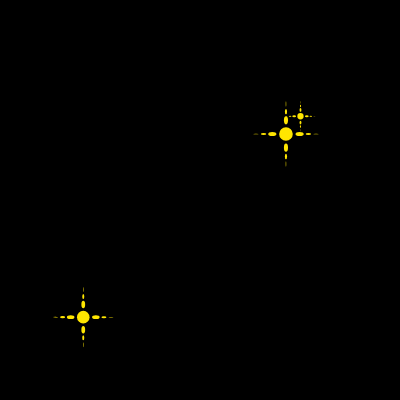
Frame 1 (no input)
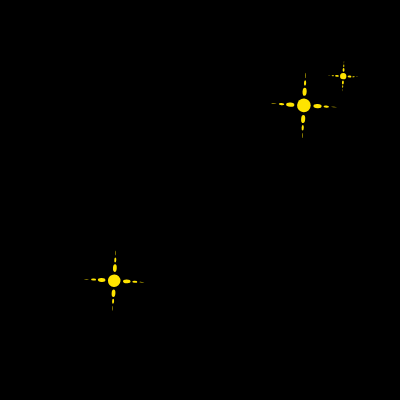
Frame 60 (no input)
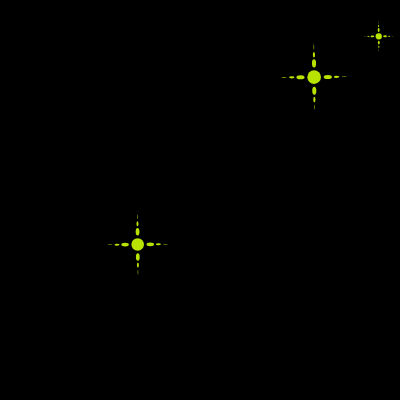
Frame 120 (the mouse pressed at the canvas centre since frame 60)

The p5.js sketch that drew these frames (run headless with seeded random() and noise() and a simulated clock; from frame 60 on, the mouse is pressed at the canvas centre):

// p5.js sketch
// ── sketch.js
let x, y, size;
let angle;
let pacex;
let pace;
let s;
let rotations;
let rotationsX;
let r, g, b, colorchange;
let disappear;
let ds, d;
let my;

function setup() {
  createCanvas(400, 400);
  // x = [random(0, width),random(0, width),random(0, width)];
  // y = [random(0, height),random(0, height),random(0, height)];
  x = [random(0, width), random(0, width), random(0, width)];
  y = [random(0, height), random(0, height), random(0, height)];
  size = [random(20, 50), random(20, 50), random(10, 20)];
  angle = [];
  pace = [random(0.2, 0.8), random(0.2, 0.8), random(0.2, 0.8)];
  pacex = [random(0.2, 0.8), random(0.2, 0.8), random(0.2, 0.8)];
  rotations = [true, true, true];
  rotationsX = [true, true, true];
  disappear = 255;
}

function draw() {
  background(0);
  for (i = 0; i < 3; i += 1) {
    fishmove(i);
    push();
    translate(x[i], y[i] - size[i] * 0.14);
    s = sin(frameCount * 0.05);
    rotate((angle[i] / 8) * s);
    let my = map(y[i],0, height, 0, 10)
    if (rotations[i] == false) {
      rotate((PI * my) );
      my = -my;
    }
    if (rotationsX[i] == false) {
      console.log("hh");
      rotate((PI * my));
      my = -my
    }
    if (sin(frameCount * 0.05) < 0) {
      rotate((angle[i] / 8) * -s * 2);
    }

    teridyfish(0, 0, size[i]);
    pop();

    if (y[i] < -30 || y[i] > height + 30) {
      pace[i] = -pace[i];
      rotations[i] = !rotations[i];
    }
    if (x[i] < -30 || x[i] > width + 30) {
      pacex[i] = -pacex[i];
      rotationsX[i] = !rotationsX[i];
    }
  }
}

function teridyfish(px, py, psize) {
  noStroke();
  //   change color based on distance
  let d = dist(px, py, mouseX, mouseY);
  let ds = map(d, 0, width, 0, 100);
  r = 255 - ds;
  g = 230 - frameCount * (psize / 1000);
  b = 0;
  fill(r, g, b, disappear);

  if (g < 110) {
    disappear -= frameCount * 0.0005;
    console.log("gg");
    fill(r, g, b, disappear);

    circle(px, py, psize * 0.5);

    ellipse(px, py + psize * 0.5, psize * 0.15, psize * 0.3);
    ellipse(px, py - psize * 0.5, psize * 0.15, psize * 0.3);
    ellipse(px + psize * 0.5, py, psize * 0.3, psize * 0.15);
    ellipse(px - psize * 0.5, py, psize * 0.3, psize * 0.15);

    ellipse(px, py + psize * 0.82, psize * 0.08, psize * 0.2);
    ellipse(px, py - psize * 0.82, psize * 0.08, psize * 0.2);
    ellipse(px + psize * 0.82, py, psize * 0.2, psize * 0.08);
    ellipse(px - psize * 0.82, py, psize * 0.2, psize * 0.08);

    ellipse(px, py + psize * 1.1, psize * 0.02, psize * 0.2);
    ellipse(px, py - psize * 1.1, psize * 0.02, psize * 0.2);
    ellipse(px + psize * 1.1, py, psize * 0.2, psize * 0.02);
    ellipse(px - psize * 1.1, py, psize * 0.2, psize * 0.02);
  } else {
    fill(r, g, b, disappear);

    circle(px, py, psize * 0.5);

    ellipse(px, py + psize * 0.5, psize * 0.15, psize * 0.3);
    ellipse(px, py - psize * 0.5, psize * 0.15, psize * 0.3);
    ellipse(px + psize * 0.5, py, psize * 0.3, psize * 0.15);
    ellipse(px - psize * 0.5, py, psize * 0.3, psize * 0.15);

    ellipse(px, py + psize * 0.82, psize * 0.08, psize * 0.2);
    ellipse(px, py - psize * 0.82, psize * 0.08, psize * 0.2);
    ellipse(px + psize * 0.82, py, psize * 0.2, psize * 0.08);
    ellipse(px - psize * 0.82, py, psize * 0.2, psize * 0.08);

    ellipse(px, py + psize * 1.1, psize * 0.02, psize * 0.2);
    ellipse(px, py - psize * 1.1, psize * 0.02, psize * 0.2);
    ellipse(px + psize * 1.1, py, psize * 0.2, psize * 0.02);
    ellipse(px - psize * 1.1, py, psize * 0.2, psize * 0.02);
  }

  if (disappear < 150) {
    pace[i] = pace[i] * 0.99;
  }

  //console.log(x)
}

function fishmove(t) {
  // x[t] = x[t] + 5 * cos(frameCount * 0.05);

  let x_angle = sin(frameCount * 0.05);
  let y_angle = cos(frameCount * 0.05);

  // x[t] = 10 * sin(frameCount * 0.05);
  x[t] = x[t] + x_angle * 0.1 + pacex[t];
  y[t] -= pace[t] + y_angle * 0.1;
  angle[t] = atan2(x_angle, y_angle);
}
